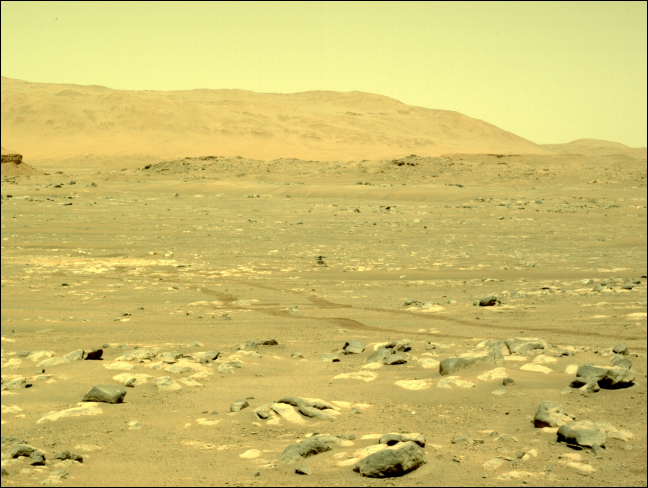
#> input picture perserverance/scripts/lefrncam_57.png, 1296 x 976 px (shown at 1/2 size)
$ python uncalibrated_sift.py
#> lines starting #> are read from the running program, lines starting #| are printed output that depends on the picture; after the words box and inside, x2 and y2 are one past the last pixel; in counts of white or black regions, pixels touching at a corner belong together
#!/usr/bin/python3
##Reference:
#
#[1]https://stackoverflow.com/questions/51197091/how-does-the-lowes-ratio-test-work
#[2]https://docs.opencv.org/4.x/da/df5/tutorial_py_sift_intro.html
#[3]https://stackoverflow.com/questions/36172913/opencv-depth-map-from-uncalibrated-stereo-system
#[4]https://docs.opencv.org/4.2.0/d4/d5d/group__features2d__draw.html
#[5]https://docs.opencv.org/2.4/modules/features2d/doc/common_interfaces_of_descriptor_matchers.html
#[6]https://en.wikipedia.org/wiki/Eight-point_algorithm#The_normalized_eight-point_algorithm
#[7] Lowe, D.G. Distinctive Image Features from Scale-Invariant Keypoints. International Journal of Computer Vision 60, 91–110 (2004). https://doi.org/10.1023/B:VISI.0000029664.99615.94
#[8]https://docs.opencv.org/master/da/de9/tutorial_py_epipolar_geometry.html
#[9]https://docs.opencv.org/3.4/db/d27/tutorial_py_table_of_contents_feature2d.html
#

import cv2 as cv
import numpy as np
import matplotlib.pyplot as plt

#in mm
focal_length = 19.1
sensor_size_x = 0.0064
sensor_size_y = 0.0064
sensor_size =  sensor_size_x*sensor_size_y


#Get the KeyPoints
def keypoints_and_desscriptors_sift(image_left, image_right):
    """Using SIFT(Scale invariant feature transform) and FLANN matcher to
    obtain the keypoints and the descriptors for the stero pair[2]
    Input : left and right images
    Output: keypoints 1, keypoints 2, descriptors1, descriptors2, flann_matches
    """
    sift = cv.SIFT_create()
    key1, desc1 = sift.detectAndCompute(image_left, None)
    key2, desc2 = sift.detectAndCompute(image_right, None)

    #FLANN Enhanced Nearest Neighbour Method
    # The keypoints of the first image is matched with the second one
    # i.e the left with the right image.
    # The k = 2 keeps the best 2 matches for each point with smallest
    # distance
    FLANN_INDEX_KDTREE = 1
    index_params = dict(algorithm = FLANN_INDEX_KDTREE, trees = 5)
    search_params = dict(checks=50)
    flann = cv.FlannBasedMatcher(index_params,search_params)
    Flann_matches = flann.knnMatch(desc1,desc2,k=2)

    return key1, key2, desc1, desc2, Flann_matches

# [28 lines left out: function keypoints_and_desscriptors_ORB, not called in this run]

def lowes_test(matches, threshold, kp1, kp2):
    """ lowes test to keep the good points for caluculating distinctive image
    features[7][1]
    Input : flann_matches, threshold, keypoints1, keypoints2
    Output: Gives the good matches, matchesMask
    """
    matchesMask = [[0, 0] for i in range(len(matches))]
    filtered_matches = []
    pts1 = []
    pts2 = []

    for i, (m, n) in enumerate(matches):
        if m.distance < threshold*n.distance:
            # Keep this keypoint pair
            matchesMask[i] = [1, 0]
            filtered_matches.append(m)
            pts2.append(kp2[m.trainIdx].pt)
            pts1.append(kp1[m.queryIdx].pt)

    return filtered_matches, matchesMask, pts1, pts2

def draw_matches(image_left, image_right, key1, key2, matchesMask, flann_matches):
    """Matches between the images[4][5]
    Input : left image, right image, keypoints1, keypoints2, matchesMask, flann matches
    """

    params = dict(matchColor=(0, 255, 0),
                       singlePointColor=(255, 0, 0),
                       matchesMask=matchesMask[200:300],
                       flags=cv.DrawMatchesFlags_DEFAULT)

    image = cv.drawMatchesKnn(
            image_left,
            key1,
            image_right,
            key2,
            flann_matches[200:300],
            None,
            **params)
    cv.imshow("Matched points", image)
    cv.waitKey(0)

def fundamental_matrix(kp1, kp2):
    """Using the good matchs to get a good estimate of the fundamental matrix[6]
    Input : keypoints1, keypoints2 (of good matches)
    Output: f matrix, inliers, keypoints1, keypoints2
    """
    pts1 = np.int32(kp1)
    pts2 = np.int32(kp2)
    fundamental_matrix, inliers = cv.findFundamentalMat(pts1, pts2, cv.FM_RANSAC)

    # We select only inlier points
    pts1 = pts1[inliers.ravel() == 1]
    pts2 = pts2[inliers.ravel() == 1]

    return fundamental_matrix, inliers, pts1, pts2

def K_matrix(image):
    x_pixels = len(image[0])
    y_pixels = len(image)

    pixel_size_x = x_pixels / sensor_size_x   #in pixels/mm
    pixel_size_y = y_pixels / sensor_size_y     #in pixels/mm

    f_x = focal_length * pixel_size_x     #pixels
    f_y = focal_length * pixel_size_y     #pixels
    global f_pix


    f_pix = focal_length * ((pixel_size_x * pixel_size_y) / 2)
    K = np.asarray([[f_x, 0, x_pixels/2],
                    [0, f_y, y_pixels/2],
                    [0, 0, 1]])
    return K


# [55 lines left out: functions E_matrix, Rot_Tran_Matrix, compute_P, disparity_to_depth, not called in this run]

def create_point_cloud_file(vertices, colors, filename):
    """Creating a pont cloud
    Input vertices, colors, filename"""

    colors = colors.reshape(-1,3)
    vertices = np.hstack([vertices.reshape(-1,3),colors])

    ply_header = '''ply
        format ascii 1.0
        element vertex %(vert_num)d
        property float x
        property float y
        property float z
        property uchar red
        property uchar green
        property uchar blue
        end_header
        '''
    with open(filename, 'w') as f:
        f.write(ply_header %dict(vert_num=len(vertices)))
        np.savetxt(f,vertices,'%f %f %f %d %d %d')


# [79 lines left out: functions drawlines, plot_3D, ply_from_list, not called in this run]
##________________________________Input Images________________________________##


image_left = cv.imread("lefrncam_57.png", cv.IMREAD_GRAYSCALE)
#> image_left: shape (976, 1296); min 0, max 246, mean 185.8
image_right = cv.imread("rightrncam_57.png", cv.IMREAD_GRAYSCALE)
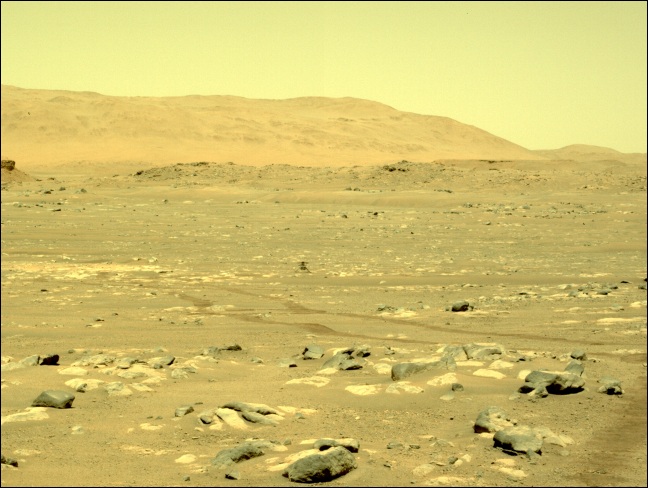
#> input picture perserverance/scripts/rightrncam_57.png, 1296 x 976 px (shown at 1/2 size)
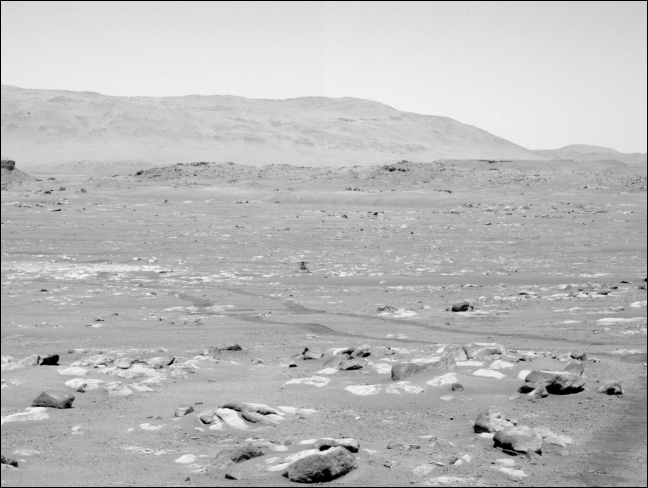
#> image_right: shape (976, 1296) (shown at 1/2 size); min 0, max 247, mean 185.6

##_______________________________Keypoints and descriptors___________________##

keyp1, keyp2, desc1,desc2, flann_matches = keypoints_and_desscriptors_sift(image_left, image_right)
#> in keypoints_and_desscriptors_sift, `key1, desc1 = sift.detectAndCompute(image_left, None)`: key1 = 4148 keypoints; strongest (x, y, size): (783, 885, 9.8), (192, 711, 16), (669, 721, 4.8), (87, 742, 4)
#> in keypoints_and_desscriptors_sift, `key2, desc2 = sift.detectAndCompute(image_right, None)`: key2 = 4091 keypoints; strongest (x, y, size): (647, 895, 9.1), (105, 721, 16.4), (582, 732, 4.5), (1050, 780, 12.2)
#> in keypoints_and_desscriptors_sift, `Flann_matches = flann.knnMatch(desc1,desc2,k=2)`: Flann_matches = 4148 matches
#> keyp1 has the same summary as key1 in keypoints_and_desscriptors_sift; keyp2 has the same summary as key2 in keypoints_and_desscriptors_sift; flann_matches = 4148 matches
good_matches, mask, good_point1, good_point2 = lowes_test(flann_matches, 0.7, keyp1, keyp2)
#> in lowes_test, `matchesMask = [[0, 0] for i in range(len(matches))]`: matchesMask = 4148 pairs, first value 0 to 0, second value 0 to 0
#> after the loop in lowes_test, `for i, (m, n) in enumerate(matches):`: filtered_matches = 1602 matches; matchesMask = 4148 pairs, first value 0 to 1, second value 0 to 0; pts1 = 1602 pairs, first value 31.95 to 1283.8, second value 114.1 to 967.8; pts2 = 1602 pairs, first value 7.43 to 1264.1, second value 123.7 to 972.2
#> good_matches = 1602 matches; mask has the same summary as matchesMask in lowes_test; good_point1 has the same summary as pts1 in lowes_test; good_point2 has the same summary as pts2 in lowes_test
draw_matches(image_left, image_right, keyp1, keyp2, mask, flann_matches)
#> in draw_matches, `params = dict(matchColor=(0, 255, 0), singlePointColor=(255, 0, 0), ma..`: params = 4 items
#> in draw_matches, `image = cv.drawMatchesKnn( image_left, key1, image_right, key2, flann_..`:
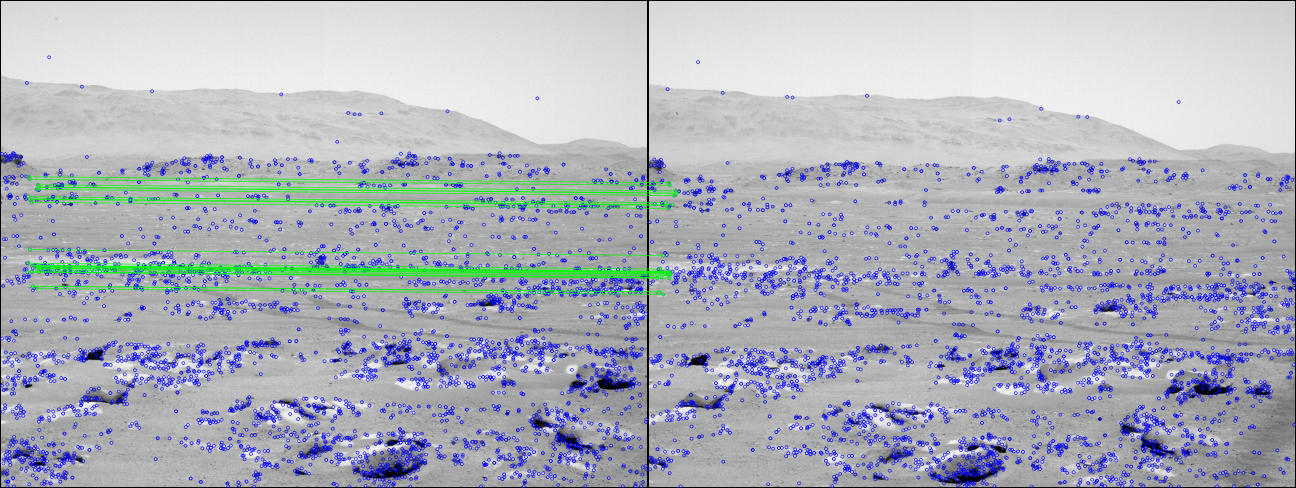
#> image: shape (976, 2592, 3) (shown at 1/2 size); mean of channels 0, 1, 2 188, 177.3, 173.4; drawn as B, G, R

f ,inliners, pts1, pts2 = fundamental_matrix(good_point1, good_point2)
#> in fundamental_matrix, `pts1 = np.int32(kp1)`: pts1 = 1602 pairs, first value 31 to 1283, second value 114 to 967
#> in fundamental_matrix, `pts2 = np.int32(kp2)`: pts2 = 1602 pairs, first value 7 to 1264, second value 123 to 972
#> in fundamental_matrix, `fundamental_matrix, inliers = cv.findFundamentalMat(pts1, pts2, cv.FM_..`: fundamental_matrix = [[8.41e-08, -5.27e-05, 0.0264], [5.36e-05, -1.4e-05, -0.238], [-0.0279, 0.249, 1]]; inliers = 1602 values, max 1 at index 0, min 0 at index 125, mean 0.993
#> in fundamental_matrix, `pts1 = pts1[inliers.ravel() == 1]`: pts1 = 1591 pairs, first value 31 to 1283, second value 114 to 955
#> in fundamental_matrix, `pts2 = pts2[inliers.ravel() == 1]`: pts2 = 1591 pairs, first value 12 to 1264, second value 123 to 965
#> f has the same summary as fundamental_matrix in fundamental_matrix; inliners has the same summary as inliers in fundamental_matrix

#E = E_matrix(f, image_left, image_right)
#R, T = Rot_Tran_Matrix(E)
K = K_matrix(image_left)
#> in K_matrix, `x_pixels = len(image[0])`: x_pixels = 1296
#> in K_matrix, `y_pixels = len(image)`: y_pixels = 976
#> in K_matrix, `pixel_size_x = x_pixels / sensor_size_x`: pixel_size_x = 202500
#> in K_matrix, `pixel_size_y = y_pixels / sensor_size_y`: pixel_size_y = 152500
#> in K_matrix, `f_x = focal_length * pixel_size_x`: f_x = 3867750
#> in K_matrix, `f_y = focal_length * pixel_size_y`: f_y = 2912750
#> in K_matrix, `f_pix = focal_length * ((pixel_size_x * pixel_size_y) / 2)`: f_pix = 2.95e+11
#> in K_matrix, `K = np.asarray([[f_x, 0, x_pixels/2], [0, f_y, y_pixels/2], [0, 0, 1]])`: K = [[3867750, 0, 648], [0, 2912750, 488], [0, 0, 1]]
#> K = [[3867750, 0, 648], [0, 2912750, 488], [0, 0, 1]]

# [21 lines of commented-out code are left out]


h1, w1 = image_left.shape
#> h1 = 976; w1 = 1296
h2, w2 = image_right.shape
#> h2 = 976; w2 = 1296
_, H1, H2 = cv.stereoRectifyUncalibrated(
    np.float32(pts1), np.float32(pts2), f, imgSize=(w1, h1)
)
#> H1 = [[-0.203, 0.0424, -39.9], [0.0327, -0.252, -21.31], [6.28e-05, -1.6e-05, -0.279]]; H2 = [[0.836, 0.00554, 103.8], [-0.13, 0.999, 84.9], [-0.000254, -1.68e-06, 1.17]]

imgl_rectified = cv.warpPerspective(image_left, H1, (w1, h1))
imgr_rectified = cv.warpPerspective(image_right, H2, (w2, h2))
#cv.imwrite("rectified_1.png", imgl_rectified)
#cv.imwrite("rectified_2.png", imgr_rectified)

fig, axes = plt.subplots(1, 2, figsize=(15, 10))
axes[0].imshow(imgl_rectified, cmap="gray")
axes[1].imshow(imgr_rectified, cmap="gray")
axes[0].axhline(250)
axes[1].axhline(250)
axes[0].axhline(450)
axes[1].axhline(450)
plt.suptitle("Rectified images")
#plt.savefig("rectified_images.png")
plt.show()
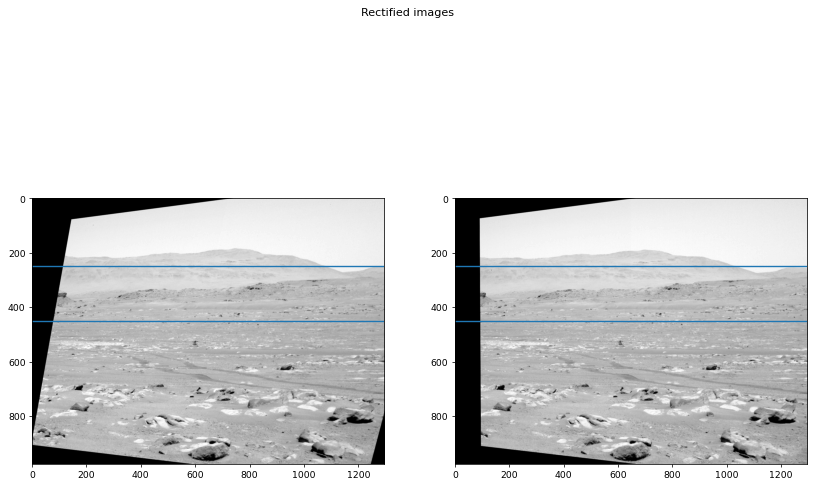
#> figure drawn by matplotlib, 2 panels

##________________________________Disparity map________________________________##

#_________________Using StereoBM
stereo = cv.StereoBM_create(numDisparities=16, blockSize=15)
disparity_BM = stereo.compute(imgl_rectified, imgr_rectified)
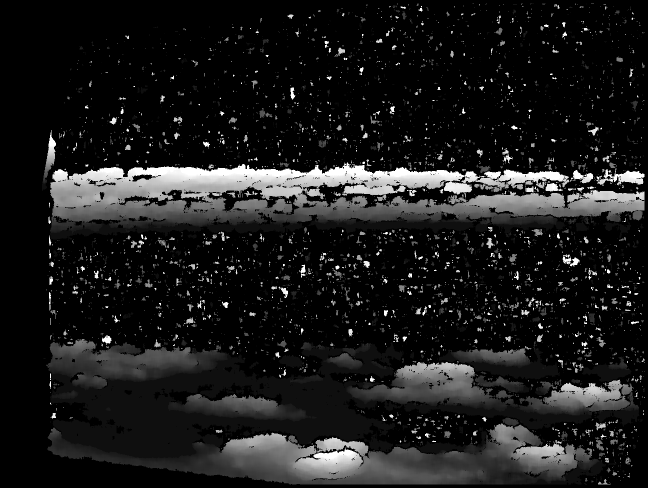
#> disparity_BM: shape (976, 1296) int16 (shown at 1/2 size); min -16, max 240, mean 11.6; drawn with min black and max white
plt.imshow(disparity_BM, "gray")
plt.colorbar()
plt.show()
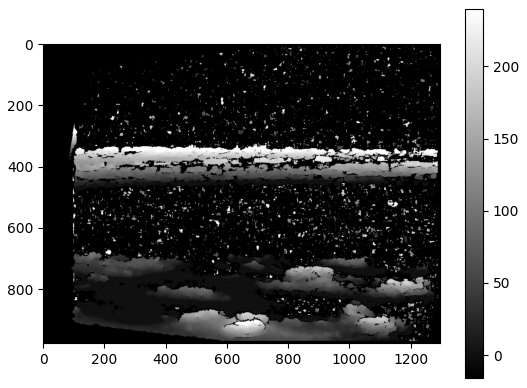
#> figure drawn by matplotlib, 2 panels

disparity_map = np.float32(np.divide(disparity_BM, 16.0))

# [37 lines of commented-out code are left out]
cx = len(image_left[0]) / 2
#> cx = 648
cy = len(image_left) / 2
#> cy = 488
Tx = 0.422
# projection matrix from opencv docs
Q = np.float32([[1, 0, 0, -cx],
                [0, 1, 0, cy],
                [0, 0, 0, -f_pix],
                [0, 0, 1, 0]])
#> Q = [[1, 0, 0, -648], [0, 1, 0, 488], [0, 0, 0, -2.95e+11], [0, 0, 1, 0]]

#From https://medium.com/@omar.ps16/stereo-3d-reconstruction-with-opencv-using-an-iphone-camera-part-iii-95460d3eddf0
#Q = np.float32([[1, 0, 0, 0],
#                [0, -1, 0, 0],
#                [0, 0, 0, focal_length*0.5],
#                [0, 0, 1, 0]])
#Reproject to 3d
image3d = cv.reprojectImageTo3D(disparity_map, Q, handleMissingValues=False)
#> image3d: shape (976, 1296, 3) float32; 8.4% of the values are NaN or infinite; the others: min -5.9e+11, max 2.95e+11, mean 6.73e+10

colors = cv.cvtColor(image_left, cv.COLOR_BGR2RGB)
mask = disparity_map > disparity_map.min()
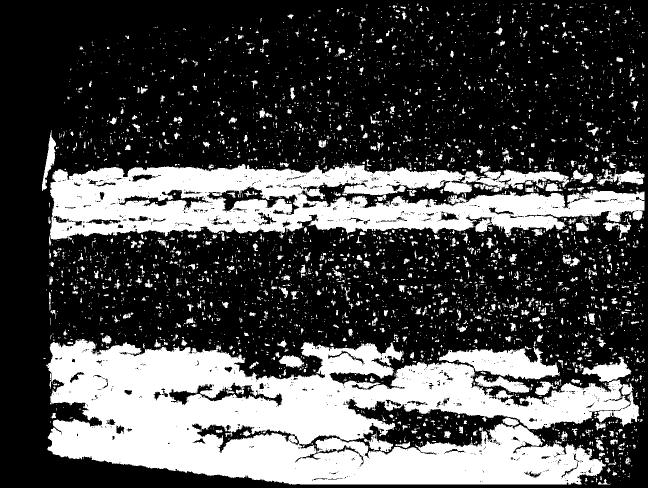
#> mask: shape (976, 1296) bool (shown at 1/2 size); 30.4% white; 4441 white regions (3791 under 20 px), largest, box (x1, y1, x2, y2) and area: (92, 678, 1279, 969) 209777, (100, 324, 1289, 481) 107433, (878, 694, 1120, 759) 8363


create_point_cloud_file(image3d, colors, 'test2.ply')
